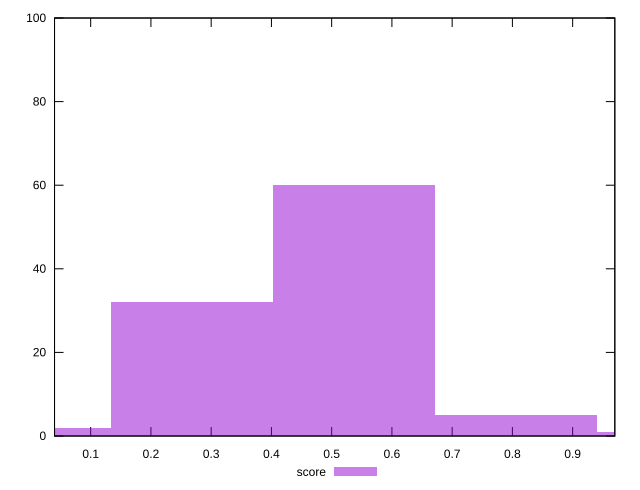

This figure's gnuplot source:
reset

$score <<EOF
0 2
0.5369472249634131 60
0.26847361248170654 32
0.8054208374451196 5
1.0738944499268261 1
EOF

set key outside below
set boxwidth 0.26847361248170654
set xrange [0.04:0.97]
set yrange [0:100]
set trange [0:100]
set style fill transparent solid 0.5 noborder
set terminal svg size 640, 490 enhanced background rgb 'white'
set output "report_00017_2021-02-10T15-08-03.406Z/speed-index/samples/pages/score/histogram.svg"

plot $score title "score" with boxes

reset
